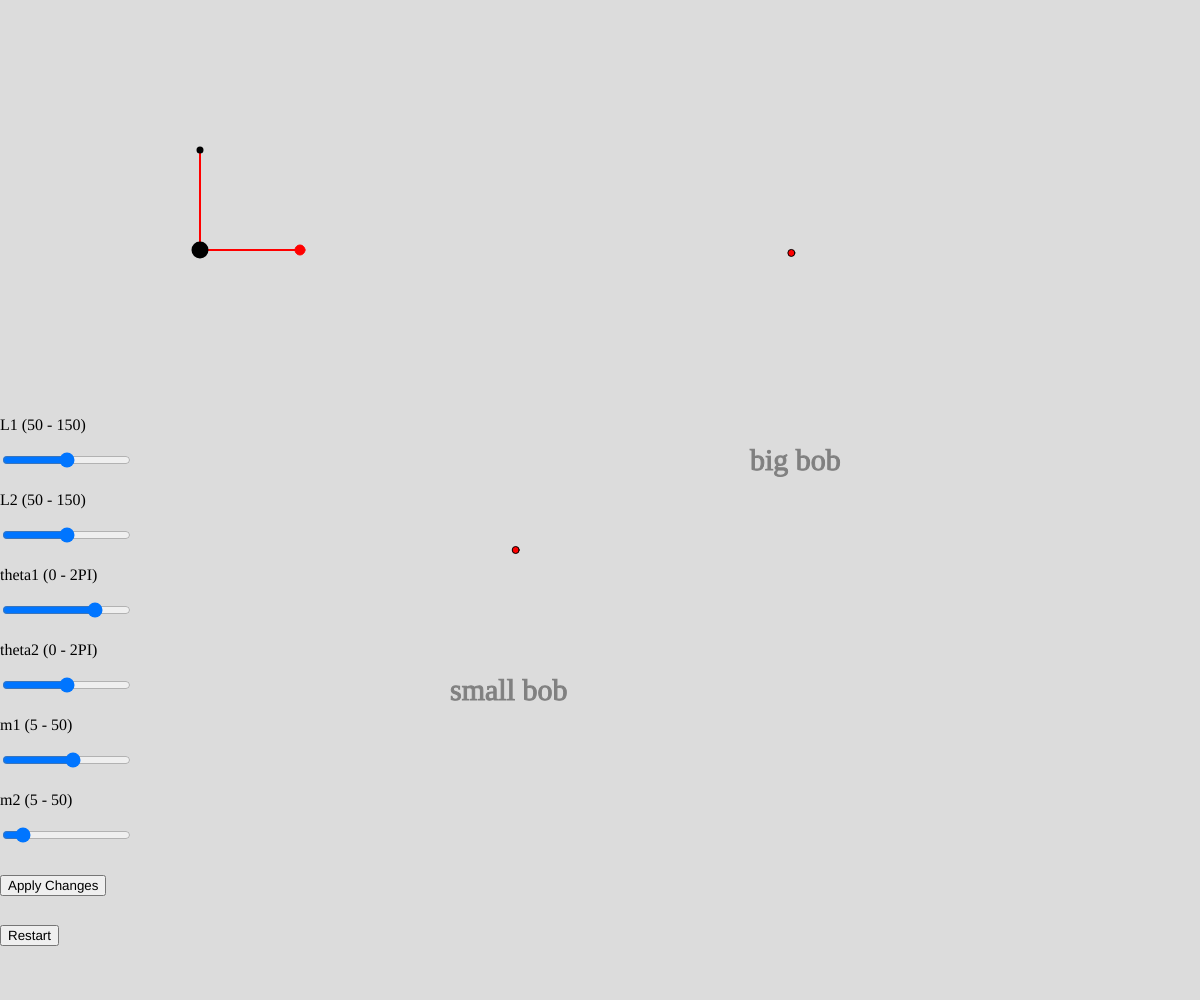
Frame 1 (no input)
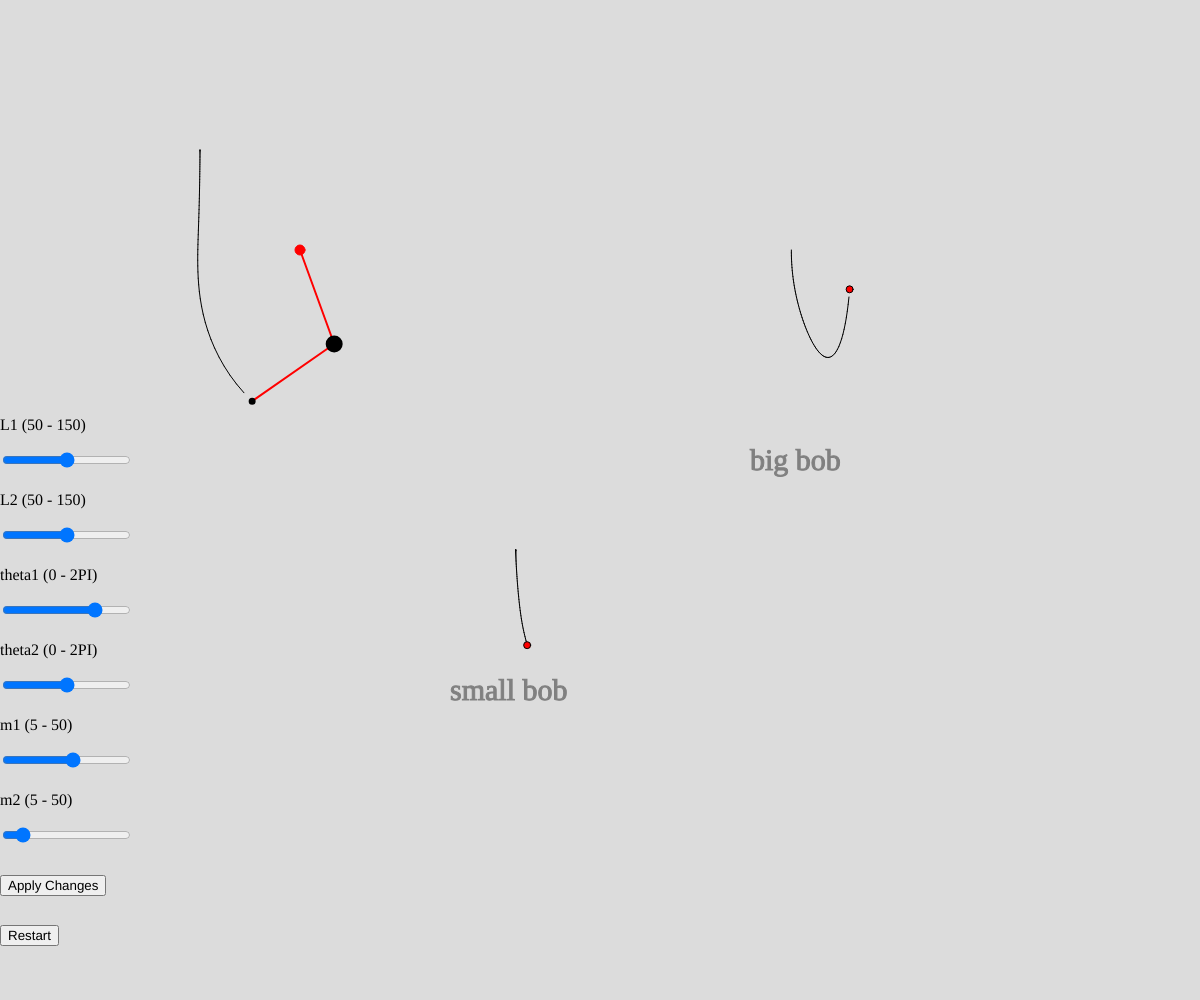
Frame 60 (no input)
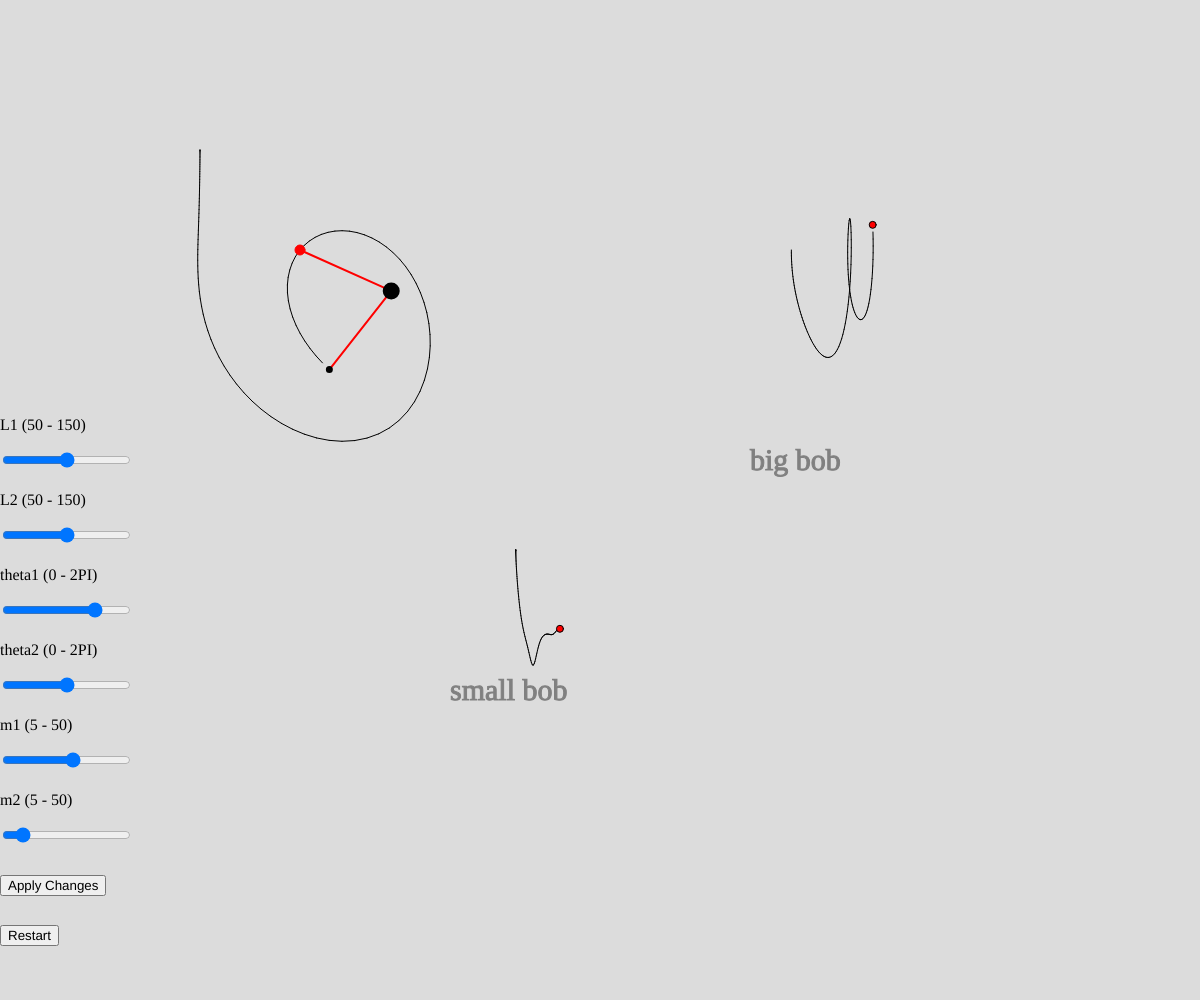
Frame 120 (the mouse pressed at the canvas centre since frame 60)

The p5.js sketch that drew these frames (run headless with seeded random() and noise() and a simulated clock; from frame 60 on, the mouse is pressed at the canvas centre):

// p5.js sketch
// ── sketch.js
let pg;
function setup() {
    let w = windowWidth;
    let h= windowHeight;
    createCanvas(w, h);
    
    pg = createGraphics(w, h);
    pg.background(220);
    pg.translate(width / 4, height / 4);
  
    let s_y = h - 600;

    t_l1 = createP('L1 (50 - 150)');
    t_l1.position(0, s_y);
    slider_l1 = createSlider(50, 150, 100);
    slider_l1.position(0, s_y + 50);

    t_l2 = createP('L2 (50 - 150)');
    t_l2.position(0, s_y + 75);
    slider_l2 = createSlider(50, 150, 100);
    slider_l2.position(0, s_y + 125);
  
    t_t1 = createP('theta1 (0 - 2PI)');
    t_t1.position(0, s_y + 150);
    slider_t1 = createSlider(0, 2000*PI, 3000 * PI / 2);
    slider_t1.position(0, s_y + 200);

    t_t2 = createP('theta2 (0 - 2PI)');
    t_t2.position(0, s_y + 225);
    slider_t2 = createSlider(0, 2000*PI, 1000 * PI);
    slider_t2.position(0, s_y + 275);

    t_p1 = createP('m1 (5 - 50)');
    t_p1.position(0, s_y + 300);
    slider_m1 = createSlider(5, 50, 30);
    slider_m1.position(0, s_y + 350);

    t_p2 = createP('m2 (5 - 50)');
    t_p2.position(0, s_y + 375);
    slider_m2 = createSlider(5, 50, 10);
    slider_m2.position(0, s_y + 425);

    apply_btn = createButton("Apply Changes");
    apply_btn.position(0, s_y + 475);
    apply_btn.mousePressed(applySketch);

    reset_btn = createButton("Restart");
    reset_btn.position(0, s_y + 525);
    reset_btn.mousePressed(resetSketch);
}

var m1 = 30;
var m2 = 10;
var g = 9.8;

var l1 = 100;
var l2 = 100;

let pi = Math.PI;
var t1 = 3 * pi/2;
var t2 = pi;

var x1 = 0;
var y1 = 0;
var x2 = 0;
var y2 = 0;

var t = 0;

var w1 = 0;
var w2 = 0;


function applySketch() {

  
    l1 = slider_l1.value();
    l2 = slider_l2.value();

    m1 = slider_m1.value();
    m2 = slider_m2.value();


}

function resetSketch() {

    pg.background(220);
  
    l1 = slider_l1.value();
    l2 = slider_l2.value();
    t1 = slider_t1.value() / 1000;
    t2 = slider_t2.value() / 1000;
    m1 = slider_m1.value();
    m2 = slider_m2.value();
    w1 = 0;
    w2 = 0;

    x1 = l1 * sin(t1);
    y1 = l1 * cos(t1);
  
    x2 = x1 + l2 * sin(t2);
    y2 = y1 + l2 * cos(t2);


}


function ForwardEuler(f, T0, dt, t0) {
  
    let T = T0;
    t = t0;
  
    for (let j = 0; j < 4; j++) {
            T[j] += dt * f(T, t)[j];
        }
    
    t += dt;
    // console.log(T);
    return T;
}
  
function D(sys, t) {
    let t1 = sys[0];
    let w1 = sys[1];
    let t2 = sys[2];
    let w2 = sys[3];

    return [w1, (-g * (2 * m1 + m2) * Math.sin(t1) - m2 * g * Math.sin(t1 - 2 * t2) - 2 * m2 * Math.sin(t1 - t2) * (w2 ** 2 * l2 + w1 ** 2 * l1 * Math.cos(t1 - t2))) / (l1 * (2 * m1 + m2 - m2 * Math.cos(2 * (t1 - t2)))), w2, (2 * Math.sin(t1 - t2) * (w1 ** 2 * l1 * (m1 + m2) + g * (m1 + m2) * Math.cos(t1) + w2 ** 2 * l2 * m2 * Math.cos(t1 - t2))) / (l2 * (2 * m1 + m2 - m2 * Math.cos(2 * (t1 - t2))))];
}
  
  
function draw() {
  background(220);
  image(pg, 0, 0);
  
  pre_vect = createVector(x2, y2);
  pre_vect1 = createVector(t1, w1);
  pre_vect2 = createVector(t2, w2);
  
  x1 = l1 * sin(t1);
  y1 = l1 * cos(t1);

  x2 = x1 + l2 * sin(t2);
  y2 = y1 + l2 * cos(t2);


  translate(width / 4, height / 4);
  
  strokeWeight(2);
  stroke('red');
  line(0, 0, x1, y1);
  line(x1, y1, x2, y2);
  
  
  fill('black');
  stroke('black');
  circle(x1, y1, m1 / 2);
  circle(x2, y2, m2 / 2);
  
  soln = ForwardEuler(D, [t1, w1, t2, w2], 0.12, t);
  
  t1 = soln[0];
  w1 = soln[1];
  t2 = soln[2];
  w2 = soln[3];
  
  vect = createVector(x2, y2);
  
  strokeWeight(1);
  stroke('black');
  if (pre_vect.x != 0) {
    pg.line(pre_vect.x, pre_vect.y, vect.x, vect.y);  
  }
  

  vect1 = createVector(t1, w1);
  fill('red');

  pg.line(pre_vect1.x * 30 + 350, pre_vect1.y * 250, vect1.x * 30 + 350, vect1.y * 250);

  circle(vect1.x * 30 + 350, vect1.y * 250, 7);
  
  stroke('red');
  circle(0, 0, 10);
  
  fill('gray');
  textFont('Corbel');
  textSize(30);
  stroke('gray');
  text('big bob', 450, 220);
  
  vect2 = createVector(t2, w2);
  
  stroke('black');
  pg.line(pre_vect2.x * 5 + 200, pre_vect2.y * 100 + 300, vect2.x * 5 + 200, vect2.y * 100 + 300);
  
  fill('red');
  circle(vect2.x * 5 + 200, vect2.y * 100 + 300, 7);
  
  fill('gray');
  stroke('gray');
  text('small bob', 150, 450); 


}
